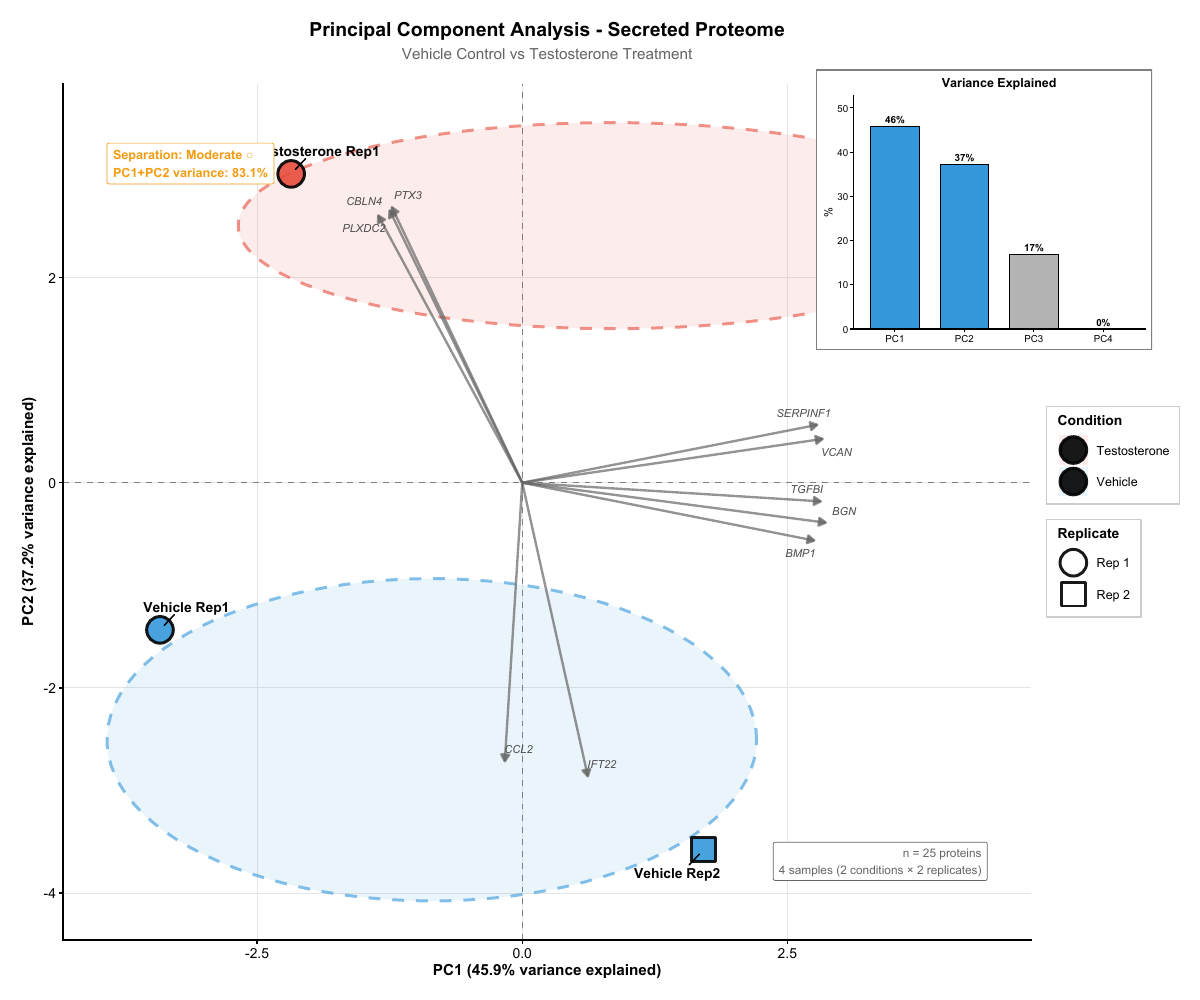

This figure's R source:
# ============================================================================
# Publication-grade PCA Plot for SILAC Proteomics Data
# Vehicle Control vs Testosterone Treatment
# Style: Nature/Cell publication standards
# ============================================================================

# Load required libraries
suppressPackageStartupMessages({
  library(ggplot2)
  library(dplyr)
  library(tidyr)
  library(cowplot)
  library(ggrepel)
  library(grid)
})

# ============================================================================
# Load and prepare data
# ============================================================================

script_dir <- getwd()
data_path <- file.path(script_dir, "..", "..", "General Analysis", "high_confidence_proteins.csv")
data_path <- normalizePath(data_path, mustWork = FALSE)

df <- read.csv(data_path, stringsAsFactors = FALSE)

# Select intensity columns
intensity_cols <- c("Vehicle_Rep1_31579", "Vehicle_Rep2_31581",
                    "Testosterone_Rep1_31578", "Testosterone_Rep2_31580")

# Extract intensity data (proteins as rows, samples as columns)
intensity_matrix <- as.matrix(df[, intensity_cols])
rownames(intensity_matrix) <- df$Gene

# Remove rows with missing or zero values
complete_mask <- complete.cases(intensity_matrix) &
                 rowSums(intensity_matrix == 0, na.rm = TRUE) == 0
intensity_complete <- intensity_matrix[complete_mask, ]

n_proteins <- nrow(intensity_complete)

# Log10 transform
log_intensity <- log10(intensity_complete + 1)

# Z-score normalize across samples for each protein (row-wise)
zscore_matrix <- t(scale(t(log_intensity)))

# Transpose: samples as rows, proteins as columns
data_for_pca <- t(zscore_matrix)

# ============================================================================
# Run PCA
# ============================================================================

pca_result <- prcomp(data_for_pca, center = TRUE, scale. = FALSE)

# Extract scores (sample coordinates)
pca_scores <- as.data.frame(pca_result$x)
pca_scores$Sample <- rownames(pca_scores)

# Create sample metadata
pca_scores <- pca_scores %>%
  mutate(
    Condition = case_when(
      grepl("Vehicle", Sample) ~ "Vehicle",
      grepl("Testosterone", Sample) ~ "Testosterone"
    ),
    Replicate = case_when(
      grepl("Rep1", Sample) ~ "Rep 1",
      grepl("Rep2", Sample) ~ "Rep 2"
    ),
    Display_Name = case_when(
      Sample == "Vehicle_Rep1_31579" ~ "Vehicle Rep1",
      Sample == "Vehicle_Rep2_31581" ~ "Vehicle Rep2",
      Sample == "Testosterone_Rep1_31578" ~ "Testosterone Rep1",
      Sample == "Testosterone_Rep2_31580" ~ "Testosterone Rep2"
    )
  )

# Calculate variance explained
var_explained <- summary(pca_result)$importance[2, ] * 100
cumvar_explained <- summary(pca_result)$importance[3, ] * 100

pc1_var <- round(var_explained[1], 1)
pc2_var <- round(var_explained[2], 1)
total_var <- round(pc1_var + pc2_var, 1)

# Extract loadings (protein contributions)
loadings <- as.data.frame(pca_result$rotation)
loadings$Gene <- rownames(loadings)

# Get top proteins contributing to PC1 and PC2
top_pc1 <- loadings %>%
  arrange(desc(abs(PC1))) %>%
  head(5)

top_pc2 <- loadings %>%
  arrange(desc(abs(PC2))) %>%
  head(5)

# Combine unique proteins for biplot
top_proteins <- unique(c(top_pc1$Gene, top_pc2$Gene))
loadings_subset <- loadings %>% filter(Gene %in% top_proteins)

# Scale loadings for visualization
loading_scale <- min(max(abs(pca_scores$PC1)), max(abs(pca_scores$PC2))) * 0.8
loadings_subset <- loadings_subset %>%
  mutate(
    PC1_scaled = PC1 * loading_scale / max(abs(PC1)),
    PC2_scaled = PC2 * loading_scale / max(abs(PC2))
  )

# ============================================================================
# Calculate ellipses for confidence regions
# ============================================================================

# Function to calculate ellipse points
calc_ellipse <- function(data, x_col, y_col, level = 0.95) {
  x <- data[[x_col]]
  y <- data[[y_col]]

  if (length(x) < 2) return(NULL)

  center_x <- mean(x)
  center_y <- mean(y)

  # For only 2 points, create a simple ellipse around the center
  if (length(x) == 2) {
    diff_x <- abs(x[1] - x[2]) / 2 + 0.5
    diff_y <- abs(y[1] - y[2]) / 2 + 0.5

    theta <- seq(0, 2*pi, length.out = 100)
    ellipse_x <- center_x + diff_x * cos(theta)
    ellipse_y <- center_y + diff_y * sin(theta)

    return(data.frame(x = ellipse_x, y = ellipse_y))
  }

  # For more points, use covariance
  cov_mat <- cov(cbind(x, y))
  eig <- eigen(cov_mat)

  # Chi-square value for confidence level
  chi_sq <- qchisq(level, df = 2)

  # Ellipse parameters
  a <- sqrt(chi_sq * eig$values[1])
  b <- sqrt(chi_sq * eig$values[2])
  angle <- atan2(eig$vectors[2, 1], eig$vectors[1, 1])

  theta <- seq(0, 2*pi, length.out = 100)
  ellipse_x <- center_x + a * cos(theta) * cos(angle) - b * sin(theta) * sin(angle)
  ellipse_y <- center_y + a * cos(theta) * sin(angle) + b * sin(theta) * cos(angle)

  return(data.frame(x = ellipse_x, y = ellipse_y))
}

# Calculate ellipses for each condition
vehicle_ellipse <- calc_ellipse(
  pca_scores %>% filter(Condition == "Vehicle"),
  "PC1", "PC2", level = 0.95
)
vehicle_ellipse$Condition <- "Vehicle"

testosterone_ellipse <- calc_ellipse(
  pca_scores %>% filter(Condition == "Testosterone"),
  "PC1", "PC2", level = 0.95
)
testosterone_ellipse$Condition <- "Testosterone"

ellipse_data <- rbind(vehicle_ellipse, testosterone_ellipse)

# ============================================================================
# Assess separation quality
# ============================================================================

# Calculate centroid distance vs within-group variance
vehicle_centroid <- c(
  mean(pca_scores$PC1[pca_scores$Condition == "Vehicle"]),
  mean(pca_scores$PC2[pca_scores$Condition == "Vehicle"])
)
testosterone_centroid <- c(
  mean(pca_scores$PC1[pca_scores$Condition == "Testosterone"]),
  mean(pca_scores$PC2[pca_scores$Condition == "Testosterone"])
)

centroid_dist <- sqrt(sum((vehicle_centroid - testosterone_centroid)^2))

# Simple separation assessment
if (pc1_var > 50 && centroid_dist > 1) {
  separation_quality <- "Good"
  separation_symbol <- "\u2713"  # Checkmark
  separation_color <- "#2ECC71"
} else {
  separation_quality <- "Moderate"
  separation_symbol <- "\u25CB"  # Circle
  separation_color <- "#F39C12"
}

# ============================================================================
# Create main PCA plot
# ============================================================================

# Define colors and shapes
condition_colors <- c("Vehicle" = "#3498DB", "Testosterone" = "#E74C3C")
replicate_shapes <- c("Rep 1" = 21, "Rep 2" = 22)  # Circle, Square

main_plot <- ggplot(pca_scores, aes(x = PC1, y = PC2)) +

  # Reference lines at origin
  geom_hline(yintercept = 0, linetype = "dashed", color = "gray50", linewidth = 0.5) +
  geom_vline(xintercept = 0, linetype = "dashed", color = "gray50", linewidth = 0.5) +

  # Confidence ellipses
  geom_polygon(data = ellipse_data,
               aes(x = x, y = y, fill = Condition),
               alpha = 0.1, color = NA) +
  geom_path(data = ellipse_data,
            aes(x = x, y = y, color = Condition),
            linetype = "dashed", linewidth = 1, alpha = 0.6) +

  # Loading arrows (biplot)
  geom_segment(data = loadings_subset,
               aes(x = 0, y = 0, xend = PC1_scaled, yend = PC2_scaled),
               arrow = arrow(length = unit(0.2, "cm"), type = "closed"),
               color = "gray40", linewidth = 0.8, alpha = 0.7) +

  # Loading labels
  geom_text_repel(data = loadings_subset,
                  aes(x = PC1_scaled, y = PC2_scaled, label = Gene),
                  size = 2.8, color = "gray30", fontface = "italic",
                  box.padding = 0.3, point.padding = 0.2,
                  max.overlaps = 15) +

  # Sample points
  geom_point(aes(fill = Condition, shape = Replicate),
             size = 8, color = "black", stroke = 1.5, alpha = 0.9) +

  # Sample labels
  geom_text_repel(aes(label = Display_Name),
                  size = 3.5, fontface = "bold",
                  box.padding = 0.8, point.padding = 0.5,
                  max.overlaps = 10) +

  # Scales
  scale_fill_manual(values = condition_colors, name = "Condition") +
  scale_color_manual(values = condition_colors, guide = "none") +
  scale_shape_manual(values = replicate_shapes, name = "Replicate") +

  # Labels
  labs(
    title = "Principal Component Analysis - Secreted Proteome",
    subtitle = "Vehicle Control vs Testosterone Treatment",
    x = paste0("PC1 (", pc1_var, "% variance explained)"),
    y = paste0("PC2 (", pc2_var, "% variance explained)")
  ) +

  # Annotation boxes
  annotate("label",
           x = min(pca_scores$PC1) - 0.5, y = max(pca_scores$PC2) + 0.3,
           label = paste0("Separation: ", separation_quality, " ", separation_symbol, "\n",
                         "PC1+PC2 variance: ", total_var, "%"),
           hjust = 0, vjust = 1, size = 3.2,
           fill = "white", color = separation_color,
           label.padding = unit(0.4, "lines"),
           fontface = "bold") +

  annotate("label",
           x = max(pca_scores$PC1) + 0.5, y = min(pca_scores$PC2) - 0.3,
           label = paste0("n = ", n_proteins, " proteins\n",
                         "4 samples (2 conditions \u00D7 2 replicates)"),
           hjust = 1, vjust = 0, size = 3,
           fill = "white", color = "gray40",
           label.padding = unit(0.4, "lines")) +

  # Theme
  theme_classic(base_size = 11) +
  theme(
    plot.background = element_rect(fill = "white", color = NA),
    panel.background = element_rect(fill = "white", color = NA),
    panel.grid.major = element_line(color = "gray90", linewidth = 0.3),
    panel.grid.minor = element_blank(),
    axis.line = element_line(color = "black", linewidth = 0.5),
    axis.ticks = element_line(color = "black", linewidth = 0.5),
    axis.text = element_text(size = 10, color = "black"),
    axis.title = element_text(size = 11, face = "bold"),
    plot.title = element_text(size = 14, face = "bold", hjust = 0.5,
                              margin = margin(b = 5)),
    plot.subtitle = element_text(size = 11, hjust = 0.5, color = "gray40",
                                 margin = margin(b = 15)),
    legend.position = "right",
    legend.background = element_rect(fill = "white", color = "gray80", linewidth = 0.5),
    legend.title = element_text(face = "bold", size = 10),
    legend.text = element_text(size = 9),
    legend.margin = margin(5, 8, 5, 8),
    plot.margin = margin(15, 15, 15, 15)
  ) +

  # Coordinate expansion
  coord_cartesian(clip = "off")

# ============================================================================
# Create scree plot inset
# ============================================================================

scree_data <- data.frame(
  PC = paste0("PC", 1:4),
  Variance = var_explained[1:4],
  Highlighted = c(TRUE, TRUE, FALSE, FALSE)
)
scree_data$PC <- factor(scree_data$PC, levels = scree_data$PC)

scree_plot <- ggplot(scree_data, aes(x = PC, y = Variance, fill = Highlighted)) +
  geom_col(color = "black", linewidth = 0.3, width = 0.7) +
  geom_text(aes(label = paste0(round(Variance, 0), "%")),
            vjust = -0.3, size = 2.5, fontface = "bold") +
  scale_fill_manual(values = c("TRUE" = "#3498DB", "FALSE" = "gray70"), guide = "none") +
  scale_y_continuous(expand = expansion(mult = c(0, 0.15))) +
  labs(title = "Variance Explained", x = NULL, y = "%") +
  theme_classic(base_size = 8) +
  theme(
    plot.title = element_text(size = 9, face = "bold", hjust = 0.5),
    axis.text = element_text(size = 7),
    axis.title.y = element_text(size = 8),
    plot.background = element_rect(fill = "white", color = "gray50", linewidth = 0.5),
    plot.margin = margin(5, 5, 5, 5)
  )

# ============================================================================
# Combine main plot with inset
# ============================================================================

final_plot <- ggdraw() +
  draw_plot(main_plot) +
  draw_plot(scree_plot, x = 0.68, y = 0.65, width = 0.28, height = 0.28)

# ============================================================================
# Save outputs
# ============================================================================

ggsave(
  filename = "pca_analysis.png",
  plot = final_plot,
  width = 12,
  height = 10,
  dpi = 300,
  bg = "white"
)

ggsave(
  filename = "pca_analysis.pdf",
  plot = final_plot,
  width = 12,
  height = 10,
  device = cairo_pdf,
  bg = "white"
)

cat("PCA analysis figure saved to:\n")
cat("  - pca_analysis.png\n")
cat("  - pca_analysis.pdf\n")
cat("\nPCA Summary:\n")
cat(paste0("  Proteins analyzed: ", n_proteins, "\n"))
cat(paste0("  PC1 variance: ", pc1_var, "%\n"))
cat(paste0("  PC2 variance: ", pc2_var, "%\n"))
cat(paste0("  Total (PC1+PC2): ", total_var, "%\n"))
cat(paste0("  Separation quality: ", separation_quality, "\n"))
cat("\nTop proteins contributing to PC1:\n")
print(top_pc1[, c("Gene", "PC1")])
cat("\nTop proteins contributing to PC2:\n")
print(top_pc2[, c("Gene", "PC2")])
